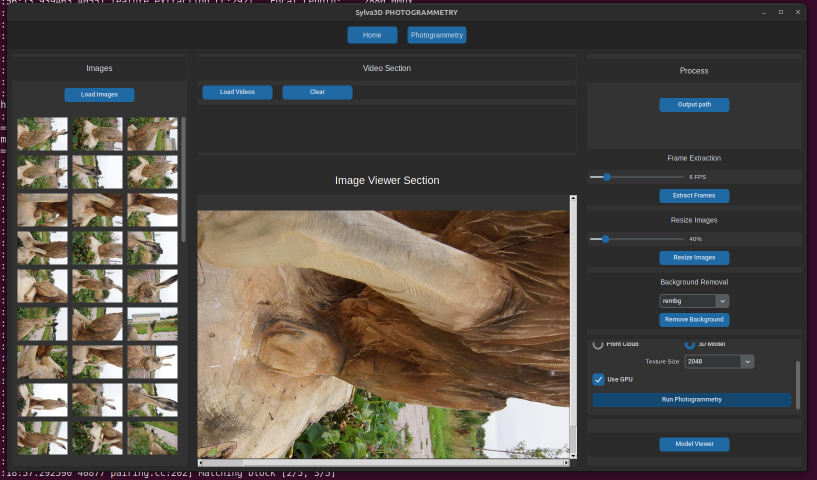
#> input picture ressources/1.png, 1633 x 959 px (shown at 1/2 size)
$ python resize_images.py --input_folder ../../ressources --scale_percent 3
#> lines starting #> are read from the running program, lines starting #| are printed output that depends on the picture
import os
import argparse
from PIL import Image

def resize_image(image, scale_percent):
    """
    Resize an image by a given percentage while maintaining the aspect ratio.

    Parameters:
    image (PIL.Image.Image): The input image.
    scale_percent (int): The percentage to scale the image.

    Returns:
    PIL.Image.Image: The resized image.
    """
    width = int(image.width * scale_percent / 100)
    height = int(image.height * scale_percent / 100)
    resized_image = image.resize((width, height), Image.LANCZOS)
    return resized_image

def create_output_folder(input_folder):
    """
    Create the output folder for resized images.

    Parameters:
    input_folder (str): Path to the input folder.

    Returns:
    str: Path to the newly created output folder.
    """
    base_folder = os.path.dirname(input_folder)
    output_folder = os.path.join(base_folder, 'resize', 'images')
    if not os.path.exists(output_folder):
        os.makedirs(output_folder)
    return output_folder

def process_images(input_folder, scale_percent):
    """
    Process all images in the input folder and save the resized images in the output folder.

    Parameters:
    input_folder (str): Path to the input folder containing images.
    scale_percent (int): The percentage to scale the images.
    """
#> called with input_folder = '../../ressources', scale_percent = 3
    output_folder = create_output_folder(input_folder)

    for file_name in os.listdir(input_folder):
        if file_name.lower().endswith(('png', 'jpg', 'jpeg', 'bmp', 'tiff')):
            input_image_path = os.path.join(input_folder, file_name)
            image = Image.open(input_image_path)
#> image is the input picture: PIL image 1633x959 RGBA; mean R, G, B, A 82.7, 77.1, 71.1, 255
            resized_image = resize_image(image, scale_percent)
#> in resize_image, `resized_image = image.resize((width, height), Image.LANCZOS)`:
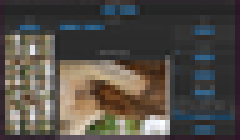
#> resized_image: PIL image 48x28 RGBA (shown 5 times larger); mean R, G, B, A 82.7, 77.4, 71.1, 255
            output_image_path = os.path.join(output_folder, file_name)
            resized_image.save(output_image_path)
            print(f"Processed and saved: {output_image_path}")
#> pass 2 of the loop in process_images, `for file_name in os.listdir(input_folder):`:
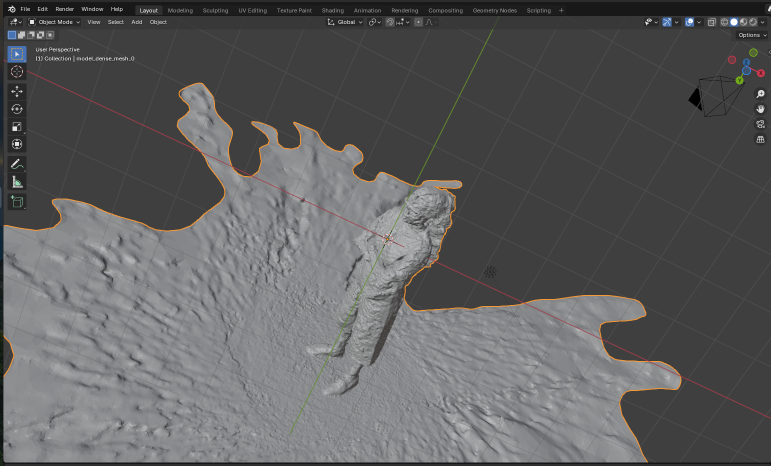
#> input picture ressources/10.png, 1542 x 931 px (shown at 1/2 size)
#> in process_images, image is the input picture: PIL image 1542x931 RGBA; mean R, G, B, A 93.7, 93.8, 94.2, 255
#> in resize_image (call 2), `resized_image = image.resize((width, height), Image.LANCZOS)`:
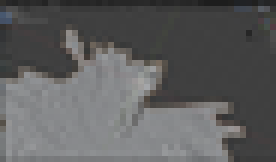
#> resized_image: PIL image 46x27 RGBA (shown 6 times larger); mean R, G, B, A 94, 94.1, 94.5, 255

def main():
    parser = argparse.ArgumentParser(description="Resize images in a folder.")
    parser.add_argument("--input_folder", type=str, required=True, help="Path to the folder containing input images.")
    parser.add_argument("--scale_percent", type=int, required=True, help="Percentage to scale the images.")

    args = parser.parse_args()

    process_images(args.input_folder, args.scale_percent)

if __name__ == "__main__":
    main()
